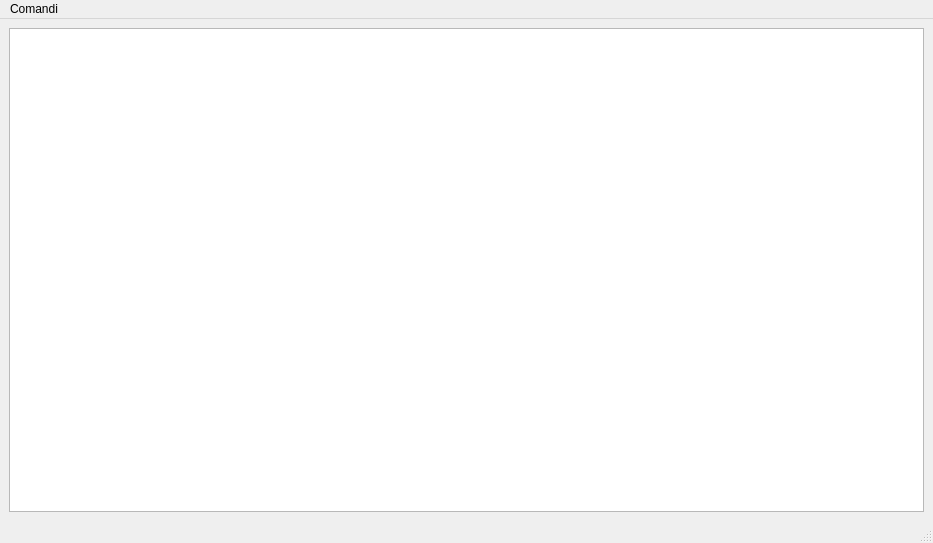
<?xml version="1.0" encoding="UTF-8"?>
<ui version="4.0">
 <class>ConnectionEditor</class>
 <widget class="QMainWindow" name="ConnectionEditor">
  <property name="geometry">
   <rect>
    <x>0</x>
    <y>0</y>
    <width>933</width>
    <height>543</height>
   </rect>
  </property>
  <property name="windowTitle">
   <string>MainWindow</string>
  </property>
  <widget class="QWidget" name="centralwidget">
   <layout class="QVBoxLayout" name="verticalLayout">
    <item>
     <widget class="QtNodes::FlowView" name="graphicsViewNodeEditor"/>
    </item>
   </layout>
  </widget>
  <widget class="QMenuBar" name="menubar">
   <property name="geometry">
    <rect>
     <x>0</x>
     <y>0</y>
     <width>933</width>
     <height>22</height>
    </rect>
   </property>
   <property name="nativeMenuBar">
    <bool>false</bool>
   </property>
   <widget class="QMenu" name="menuAdd_Node">
    <property name="title">
     <string>Comandi</string>
    </property>
    <addaction name="actionControl_Unit"/>
    <addaction name="separator"/>
    <addaction name="actionSave"/>
   </widget>
   <addaction name="menuAdd_Node"/>
  </widget>
  <widget class="QStatusBar" name="statusbar"/>
  <action name="actionControl_Unit">
   <property name="text">
    <string>Control Unit</string>
   </property>
  </action>
  <action name="actionSave">
   <property name="text">
    <string>Save</string>
   </property>
  </action>
 </widget>
 <customwidgets>
  <customwidget>
   <class>QtNodes::FlowView</class>
   <extends>QGraphicsView</extends>
   <header>external_lib/QtNodeEditor/FlowView.hpp</header>
  </customwidget>
 </customwidgets>
 <resources/>
 <connections/>
</ui>
